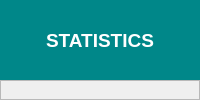
         <widget class="QWidget" name="statistics_page">
          <layout class="QVBoxLayout" name="statisticsPage_layout">
           <property name="spacing">
            <number>0</number>
           </property>
           <property name="leftMargin">
            <number>0</number>
           </property>
           <property name="topMargin">
            <number>0</number>
           </property>
           <property name="rightMargin">
            <number>0</number>
           </property>
           <property name="bottomMargin">
            <number>0</number>
           </property>
           <item>
            <widget class="QFrame" name="statistics_header_frame">
             <property name="minimumSize">
              <size>
               <width>0</width>
               <height>80</height>
              </size>
             </property>
             <property name="maximumSize">
              <size>
               <width>16777215</width>
               <height>80</height>
              </size>
             </property>
             <property name="styleSheet">
              <string notr="true">background-color: rgb(0, 135, 137);
color: white;</string>
             </property>
             <property name="frameShape">
              <enum>QFrame::NoFrame</enum>
             </property>
             <property name="frameShadow">
              <enum>QFrame::Raised</enum>
             </property>
             <layout class="QVBoxLayout" name="statisticsHeaderFrame_layout">
              <property name="spacing">
               <number>0</number>
              </property>
              <property name="leftMargin">
               <number>0</number>
              </property>
              <property name="topMargin">
               <number>0</number>
              </property>
              <property name="rightMargin">
               <number>0</number>
              </property>
              <property name="bottomMargin">
               <number>0</number>
              </property>
              <item>
               <widget class="QLabel" name="statistics_title">
                <property name="font">
                 <font>
                  <pointsize>14</pointsize>
                  <weight>75</weight>
                  <bold>true</bold>
                 </font>
                </property>
                <property name="text">
                 <string>STATISTICS</string>
                </property>
                <property name="alignment">
                 <set>Qt::AlignCenter</set>
                </property>
               </widget>
              </item>
             </layout>
            </widget>
           </item>
           <item>
            <widget class="QFrame" name="statistics_body_frame">
             <property name="frameShape">
              <enum>QFrame::StyledPanel</enum>
             </property>
             <property name="frameShadow">
              <enum>QFrame::Raised</enum>
             </property>
            </widget>
           </item>
          </layout>
         </widget>
